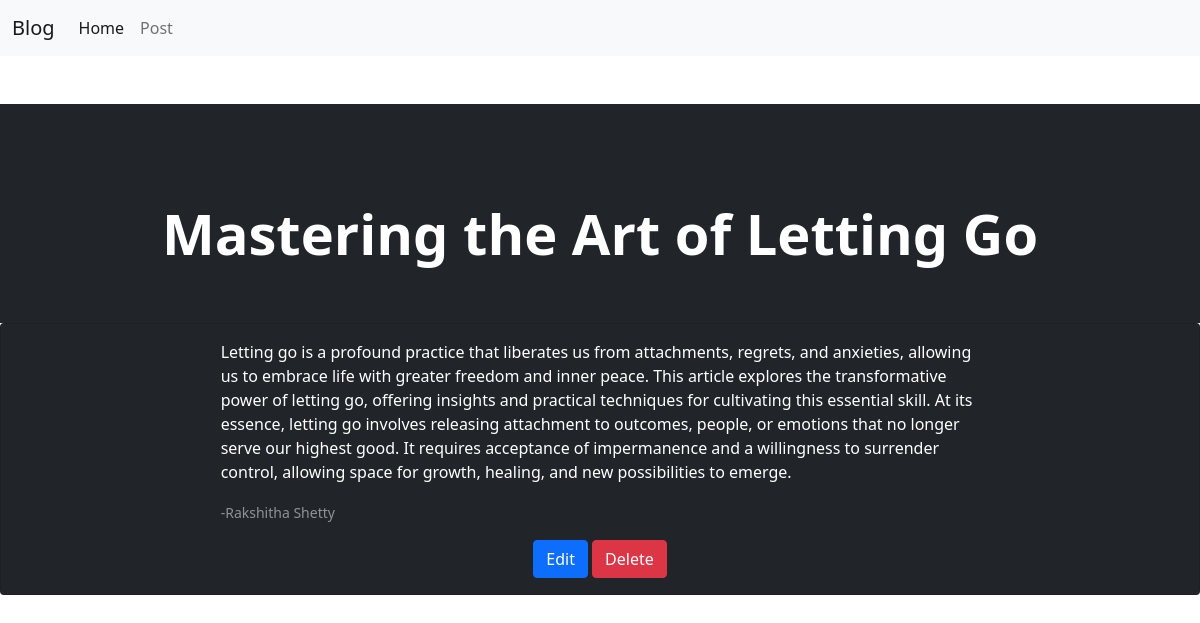
Screenshot of /post/15/ with the database file from the repository.
### blog/models.py (models this page shows, shortened)
class Post(models.Model):
    title = models.CharField(max_length=100)
    content = models.TextField()
    author = models.CharField(max_length=50)
    created_at = models.DateTimeField(auto_now_add=True)
    updated_at = models.DateTimeField(auto_now=True)

### blog/views.py (the view)
# urls.py: path('post/<int:pk>/', views.view_post, name='view_post'),
def view_post(request, pk):
    post = Post.objects.get(id=pk)
    return render(request, 'view_post.html', {'post':post})

### blog/templates/view_post.html (shortened to what this page needs)
{% extends 'base.html'%}
{% block content %}
<header class="bg-dark py-5 mt-5">
    <div class="container px-lg-5 mt-5">
        <div class="text-center text-white">
            <h1 class="display-4 fw-bolder">{{post.title}}</h1>
        </div>
    </div>
</header>
<div class="container-full-width mb-5">
    <div class="card bg-dark text-white">
        <div class="row justify-content-center">
            <div class="col-md-8">
                <div class="card-body">
                    <p class="card-text">{{ post.content}}</p>
                    <p class="card-text text-right"><small class="text-body-secondary text-white-50">-{{ post.author }}</small></p>
                    <center>
                    <a href="{% url 'edit_post' post.id %}" class="btn btn-primary">Edit</a>
                    <a href="{% url 'delete_post' post.id %}" class="btn btn-danger">Delete</a>
                    </center>
                </div>
            </div>
        </div>
    </div>
</div>
{% endblock %}

### rows the page displays
Post: title "Mastering the Art of Letting Go", content "Letting go is a profound practice that liberates us from attachments, regrets, and anxieties, allowing us to embrace life with greater freedom and inner peace. This article explores the transformative power of letting go, offering insights and practical techniques for cultivating this essential skill. At its essence, letting go involves releasing attachment to outcomes, people, or emotions that no longer serve our highest good. It requires acceptance of impermanence and a willingness to surrender control, allowing space for growth, healing, and new possibilities to emerge.", author "Rakshitha Shetty"
